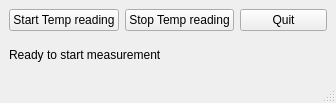
<?xml version="1.0" encoding="UTF-8"?>
<ui version="4.0">
 <class>MainWindow</class>
 <widget class="QMainWindow" name="MainWindow">
  <property name="geometry">
   <rect>
    <x>0</x>
    <y>0</y>
    <width>336</width>
    <height>103</height>
   </rect>
  </property>
  <property name="windowTitle">
   <string>MainWindow</string>
  </property>
  <widget class="QWidget" name="centralwidget">
   <layout class="QVBoxLayout" name="verticalLayout">
    <item>
     <layout class="QHBoxLayout" name="horizontalLayout">
      <item>
       <widget class="QPushButton" name="startButton">
        <property name="text">
         <string>Start Temp reading</string>
        </property>
       </widget>
      </item>
      <item>
       <widget class="QPushButton" name="stopButton">
        <property name="text">
         <string>Stop Temp reading</string>
        </property>
       </widget>
      </item>
      <item>
       <widget class="QPushButton" name="quitButton">
        <property name="text">
         <string>Quit</string>
        </property>
       </widget>
      </item>
     </layout>
    </item>
    <item>
     <widget class="QLabel" name="label">
      <property name="text">
       <string>Ready to start measurement</string>
      </property>
     </widget>
    </item>
   </layout>
  </widget>
  <widget class="QMenuBar" name="menubar">
   <property name="geometry">
    <rect>
     <x>0</x>
     <y>0</y>
     <width>336</width>
     <height>19</height>
    </rect>
   </property>
  </widget>
  <widget class="QStatusBar" name="statusbar"/>
 </widget>
 <resources/>
 <connections/>
</ui>
